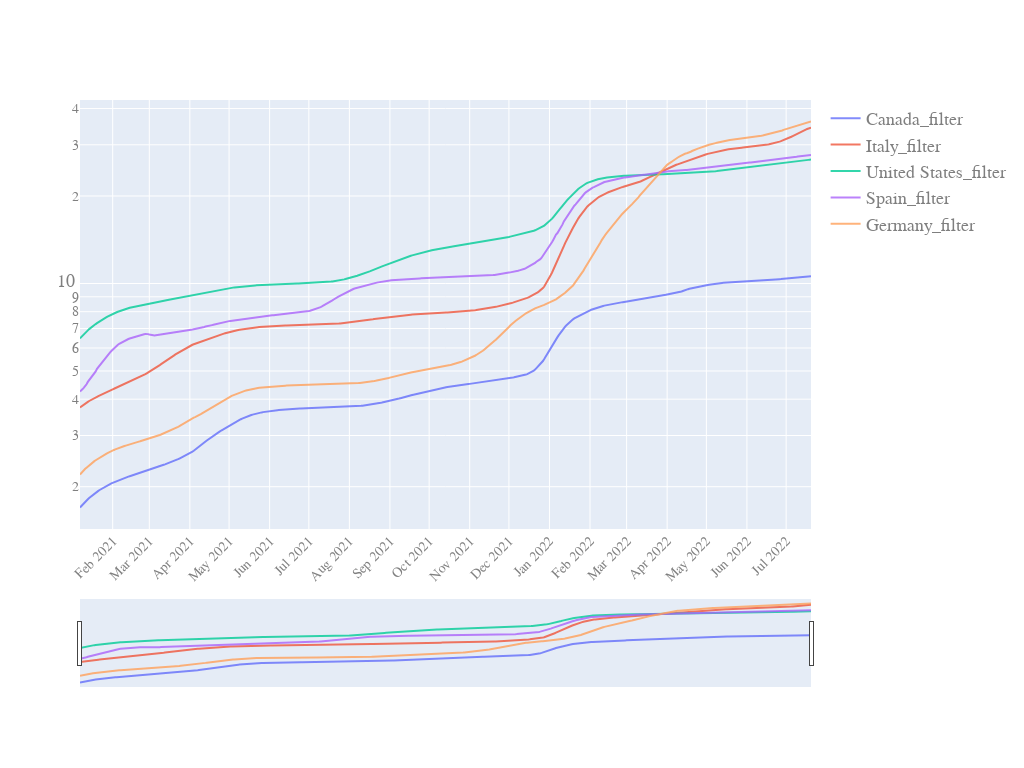

Source (notebook cell):
### Code cell
start_pos=5
quick_plot(df_analyse.date[start_pos:],
           df_analyse[filter_cols].iloc[start_pos:,:], #['US','US_filter']
           y_scale='log',
           slider=True)

### Figure 1 — Plotly figure (JSON) as saved in the notebook; plotly's stock layout.template omitted (floating-point values rounded to 4 significant figures; data arrays with more than 128 entries replaced by an {"elided": "..."} marker saying what was removed)
{"data": [{"name": "Canada_filter", "opacity": 0.8, "type": "scatter", "x": {"elided": "560 str values"}, "y": {"elided": "560 float values"}}, {"name": "Italy_filter", "opacity": 0.8, "type": "scatter", "x": {"elided": "560 str values"}, "y": {"elided": "560 float values"}}, {"name": "United States_filter", "opacity": 0.8, "type": "scatter", "x": {"elided": "560 str values"}, "y": {"elided": "560 float values"}}, {"name": "Spain_filter", "opacity": 0.8, "type": "scatter", "x": {"elided": "560 str values"}, "y": {"elided": "560 float values"}}, {"name": "Germany_filter", "opacity": 0.8, "type": "scatter", "x": {"elided": "560 str values"}, "y": {"elided": "560 float values"}}], "layout": {"autosize": true, "font": {"color": "#7f7f7f", "family": "PT Sans, monospace", "size": 18}, "height": 768, "width": 1024, "xaxis": {"nticks": 20, "rangeslider": {"visible": true}, "tickangle": -45, "tickfont": {"color": "#7f7f7f", "size": 14}}, "yaxis": {"type": "log"}}}
